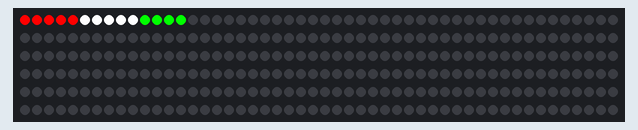
Recording of a sketch running on a simulated ESP8266 (NodeMCU). On the bench: 300 RGB LEDs in strip order, left to right, continuing on the next row. Dim RGB values are drawn brighter than linear.

Above: at 0.47 s.
At 17.54 s:
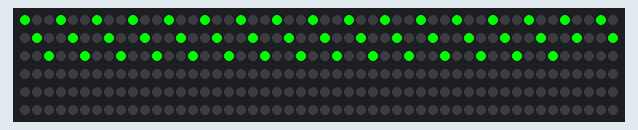
At 20.04 s:
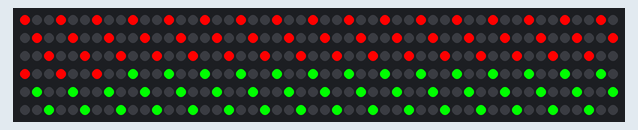
At 24.76 s:
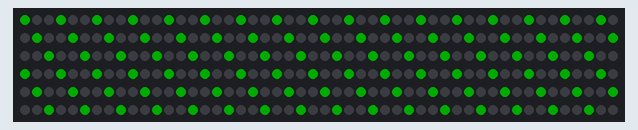
At 29.7 s:
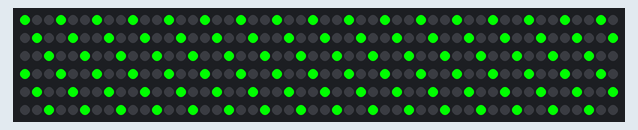
At 39.1 s:
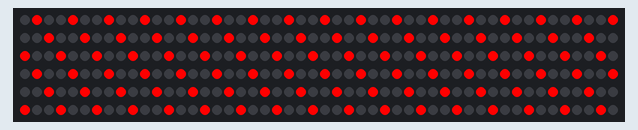

The sketch:

christmas.ino
```cpp
#include <Adafruit_NeoPixel.h>
#define PIN       D6
#define NUMPIXELS 300
#define DELAY1     15
#define DELAY2     75
int colors[3][3] = {{255,0,0},{255,255,255},{0,255,0}};

Adafruit_NeoPixel pixels(NUMPIXELS, PIN, NEO_GRB + NEO_KHZ800);

void setup() {
  // put your setup code here, to run once:
  pixels.begin();
}

void loop() {
//  i += 1
//  // put your main code here, to run repeatedly:
//  pixels.setPixelColor(i, pixels.Color(0, 150, 0));
//  pixels.show();
//  delay(500);
for (int i = 0; i < NUMPIXELS; i ++) {
  int index = i / 5;
  pixels.setPixelColor(i, pixels.Color(0,0,0));
  pixels.setPixelColor(i, pixels.Color(colors[index%3][0],colors[index%3][1],colors[index%3][2]));
  pixels.setPixelColor((i - 20), pixels.Color(0,0,0));
  pixels.show();
  delay(DELAY1);
}
for(int i = NUMPIXELS - 21; i < NUMPIXELS; i++) {
  pixels.setPixelColor(i, pixels.Color(0,0,0));
  pixels.show();
  delay(DELAY1);
}
delay(DELAY2);
for (int i = -200; i < NUMPIXELS; i += 5) {
  int index1 = (i + 200) / 5;
  int index2 = (i + 100) / 5;
  int index3 = (i) / 5;
  pixels.setPixelColor(i+200, pixels.Color(0,0,0));
  pixels.setPixelColor(i+100, pixels.Color(0,0,0));
  pixels.setPixelColor(i, pixels.Color(0,0,0));
  for (int j = 0; j < 5; j++) {
    pixels.setPixelColor(i+j+200, pixels.Color(colors[index1%3][0],colors[index1%3][1],colors[index1%3][2]));
    pixels.setPixelColor((i +200 - 5 - j), pixels.Color(0,0,0));
  }
  for (int j = 0; j < 5; j++) {
    pixels.setPixelColor(i+j+100, pixels.Color(colors[index2%3][0],colors[index2%3][1],colors[index2%3][2]));
    pixels.setPixelColor((i+ 100 - 5 - j), pixels.Color(0,0,0));
  }
  for (int j = 0; j < 5; j++) {
    pixels.setPixelColor(i+j, pixels.Color(colors[index3%3][0],colors[index3%3][1],colors[index3%3][2]));
    pixels.setPixelColor((i - 5 - j), pixels.Color(0,0,0));
  }

  pixels.show();
  delay(DELAY2);
}
for(int i = NUMPIXELS - 21; i < NUMPIXELS; i++) {
  pixels.setPixelColor(i, pixels.Color(0,0,0));
}
pixels.show();
for (int i = 0; i < NUMPIXELS; i += 3) {
  pixels.setPixelColor(i, pixels.Color(0,255,0));
  pixels.show();
  delay(DELAY1);
}
for(int i = 0; i < NUMPIXELS; i+=3) {
  pixels.setPixelColor(i, pixels.Color(255,0,0));
  pixels.show();
  delay(DELAY1);
}
for(int i = 0; i < NUMPIXELS; i+=3) {
  pixels.setPixelColor(i, pixels.Color(0,0,0));
  pixels.show();
  delay(DELAY1);
}
for (int j = 0; j < 255; j += 1) {
  for (int i = 0; i < NUMPIXELS; i+= 3) {
    pixels.setPixelColor(i, pixels.Color(0,j,0));
  }
  pixels.show();
  delay(15);
}
delay(3000);
for (int j = 0; j < 255; j += 1) {
  for (int i = 0; i < NUMPIXELS; i+= 3) {
    pixels.setPixelColor(i, pixels.Color(0,255-j,0));
    if (255 - j <= 10) {
      pixels.setPixelColor(i, pixels.Color(0,0,0));
    }
  }
  for (int i = 0; i < NUMPIXELS; i+= 3) {
    pixels.setPixelColor(i+1, pixels.Color(j,0,0));
  }
  pixels.show();
  delay(15);
}
delay(3000);
for (int j = 0; j < 255; j += 1) {
  for (int i = 0; i < NUMPIXELS; i+= 3) {
    pixels.setPixelColor(i+1, pixels.Color(255-j,0,0));
    if (255 - j <= 10) {
      pixels.setPixelColor(i+1, pixels.Color(0,0,0));
    }
  }
  pixels.show();
  delay(15);
}

}
```
